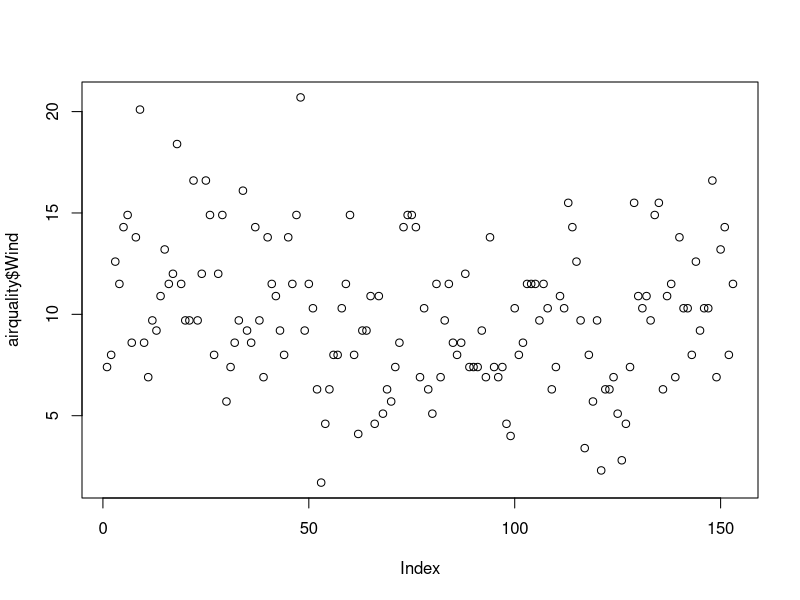
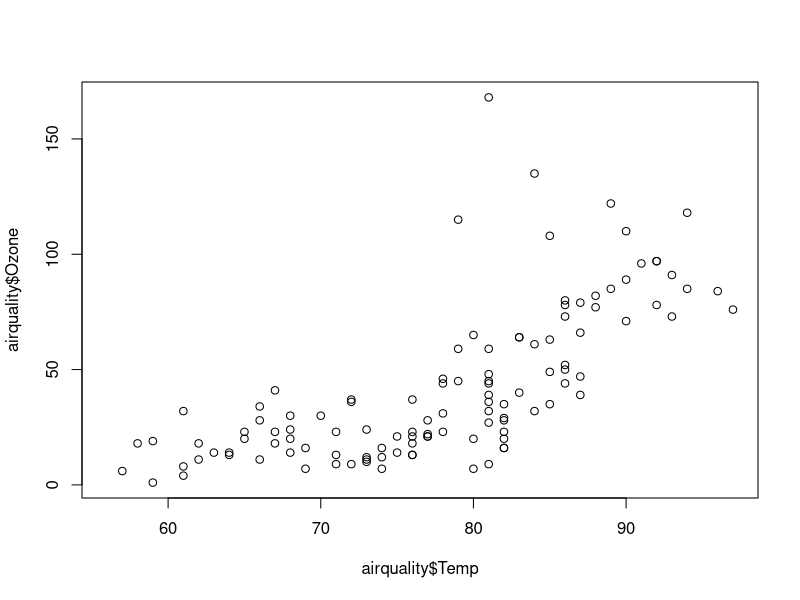
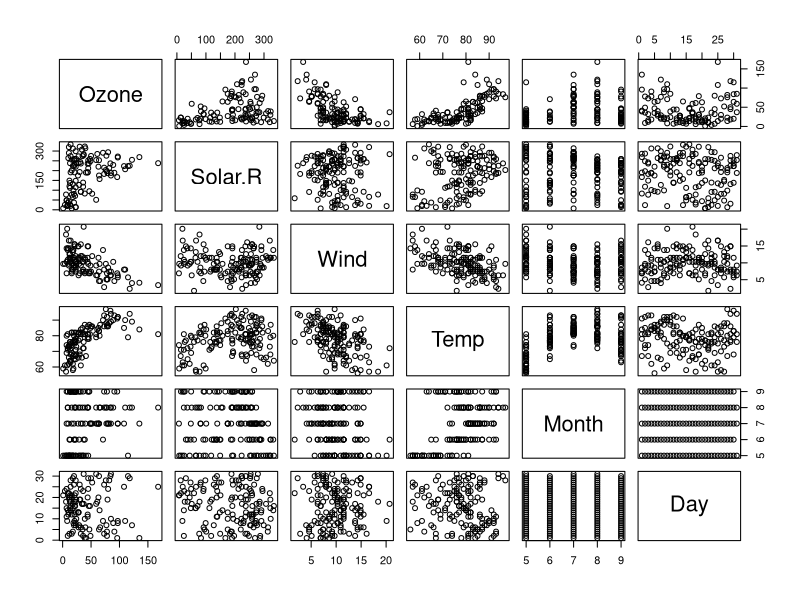
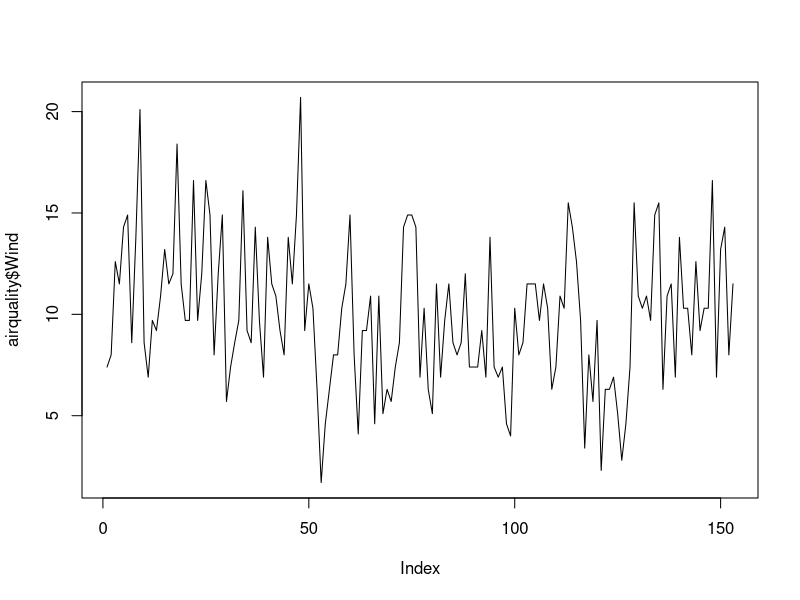
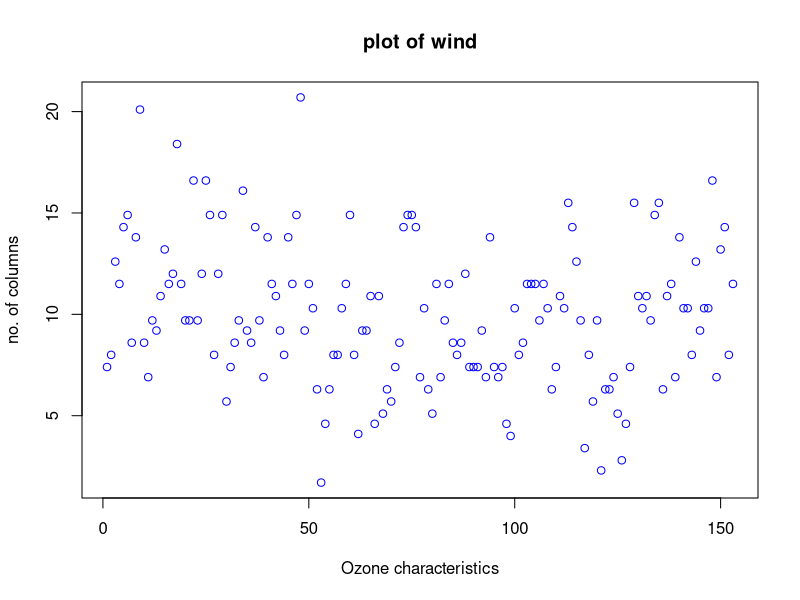
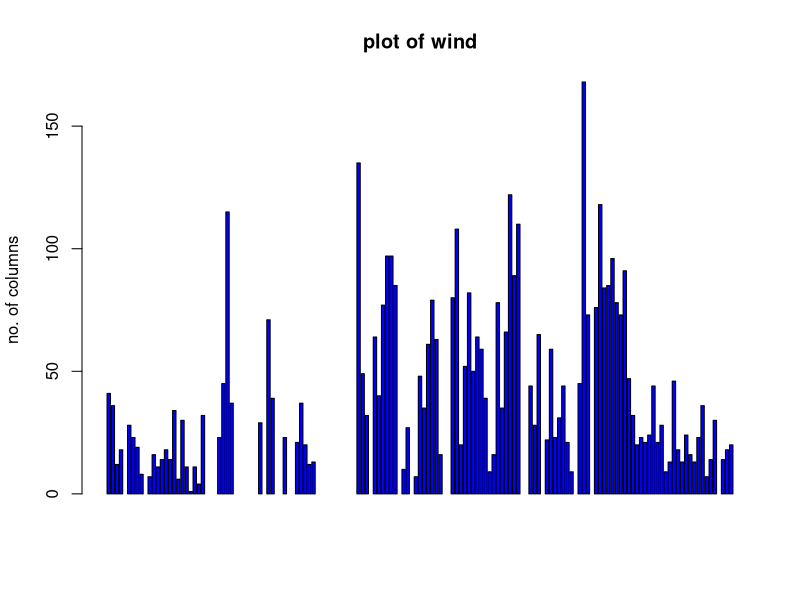
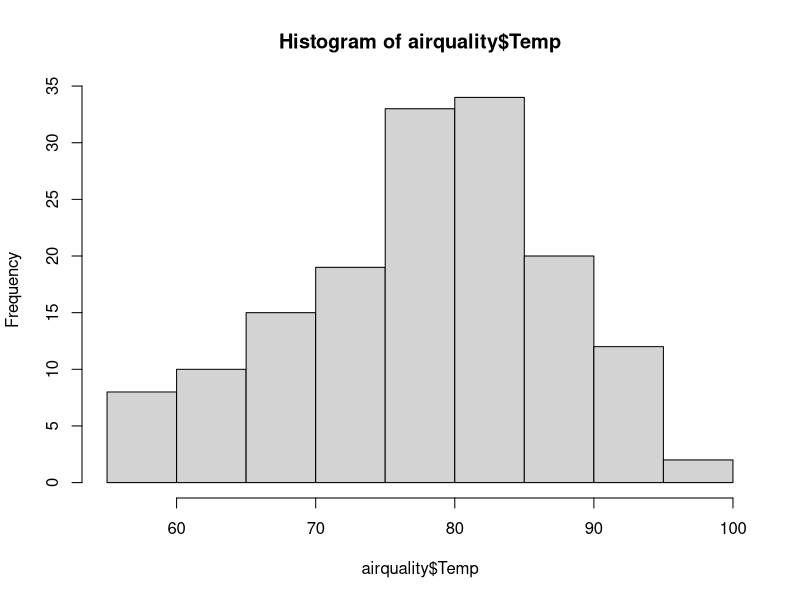
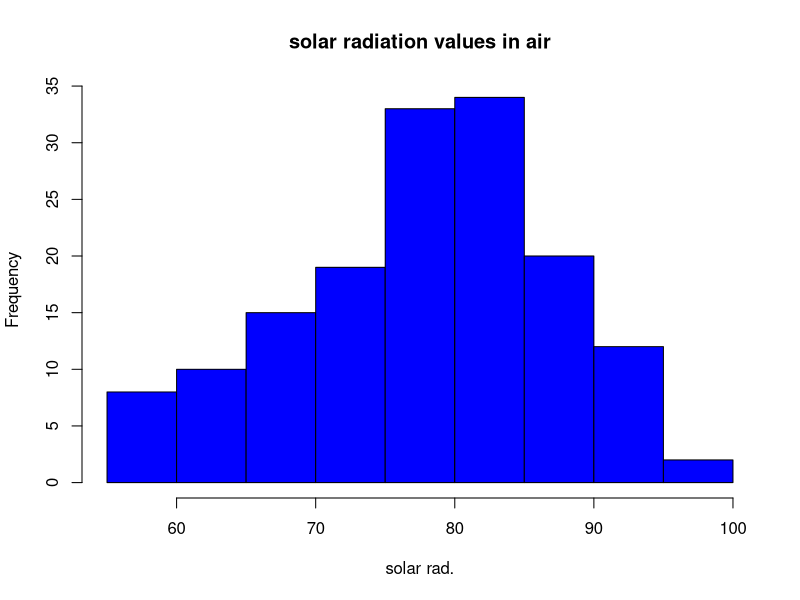

Write R code to recreate these figures, in order. (Note: this script raises an error after producing the figures.)
1+1
2+3*4
3^2
exp(1)
sqrt(10)
pi
2*pi*6378
x <-10
y<-12
z <- 6
x*y*z
exp<- c(4,6,8,9,0)
exp
x<-c(4,5,6,3)
y<-c(3,9,1,7)
x+y
x*4
sqrt(x)

#Accessing the vector element
x<-c(2,0,0,4)
x[1]
x[-1]
x[-1]<-3 ;x
x[-1]=5;x
y<- c(2,9,9,9)
y<9
y[4]=1
y<9
y[y<9]=2
y


#Data Frame
df<-data.frame(x=1:3,y=c('a','b','c'))
df

#print value 1
df[1,1]

#print value 1 and a
df[1,c(1,2)]

#print value 'a'and 'c'
df[c(1,3),2]

#print 1 and 3
df[c(1,3),1]

#print 1,a,3,c
df[c(1,3),c(1,2)]





#data set of practice class

#airquality=read.csv('path/airquality.csv',header=True,sep",")

kavya<-datasets::airquality

#top 10 rows and last 10 rows
head(airquality,10)
tail(airquality,10)

#columns
airquality[,c(1,2)]

df<-airquality[,-6]
df

#in R summary means Describe of dataset
summary(airquality[,1])
     
airquality$Temp
summary(airquality$Ozone)
summary(airquality)

##plot
plot(airquality$Wind)
plot(airquality$Temp,airquality$Ozone,type='p')
plot(airquality)

#points and lines
plot(airquality$Wind,type='l')  #l=lines,p=points,b=both


plot(airquality$Wind,xlab='Ozone characteristics',ylab='no. of columns',main='plot of wind',col='blue')

#horizontal bar plot
barplot(airquality$Ozone,ylab='no. of columns',main='plot of wind',col='blue',horiz=F,axes=T)

#histogram
hist(airquality$Temp)
hist(airquality$Temp,
     main='solar radiation values in air',
     xlab='solar rad.',col='blue')

#single boxplot
boxplot(airquality$Wind,main='Boxplot')
boxplot.stats(airquality$Wind)$out

#multiple box plots
boxplot(airquality[,1:4],main='Multiple')

#margin of the grid(mar)
#no of rows and columns(mfrow)
#whether a barder is to be include(bty)
#and position of the 
#labels(las:1 for horizontal,las:0 for vertical)
#bty-box around the plot
par(mfrow=c(3,3),mar=c(2,5,2,0),las=0,bty='o')
plot(airquality$Ozone)

plot(airquality$Ozone,airquality$Wind)
plot(airquality$Ozone,type='l')
plot(airquality$Ozone,type='l')
plot(airquality$Ozone,type='l')
barplot(airquality$ozone,main='OZone characteristics',
        xlab='ozone',col='blue',horiz=TRUE)
hist(airquality$Solar.R)
boxplot(airquality$Solar.R)
boxplot(airquality[,0:4],main='multiple box plot')

